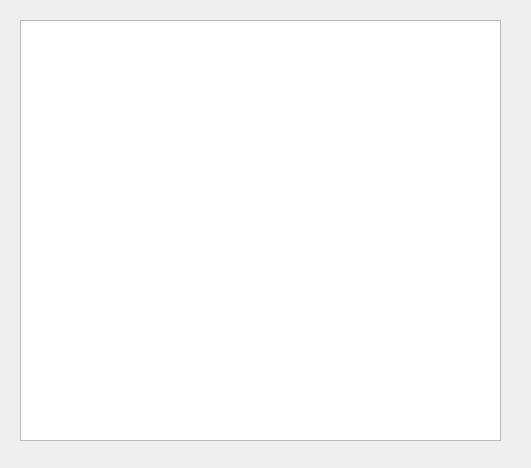
<?xml version="1.0" encoding="UTF-8"?>
<ui version="4.0">
 <class>ver_libros</class>
 <widget class="QDialog" name="ver_libros">
  <property name="geometry">
   <rect>
    <x>0</x>
    <y>0</y>
    <width>531</width>
    <height>468</height>
   </rect>
  </property>
  <property name="windowTitle">
   <string>TUS LIBROS</string>
  </property>
  <widget class="QTableWidget" name="tableWidget">
   <property name="geometry">
    <rect>
     <x>20</x>
     <y>20</y>
     <width>481</width>
     <height>421</height>
    </rect>
   </property>
  </widget>
 </widget>
 <resources/>
 <connections/>
</ui>
